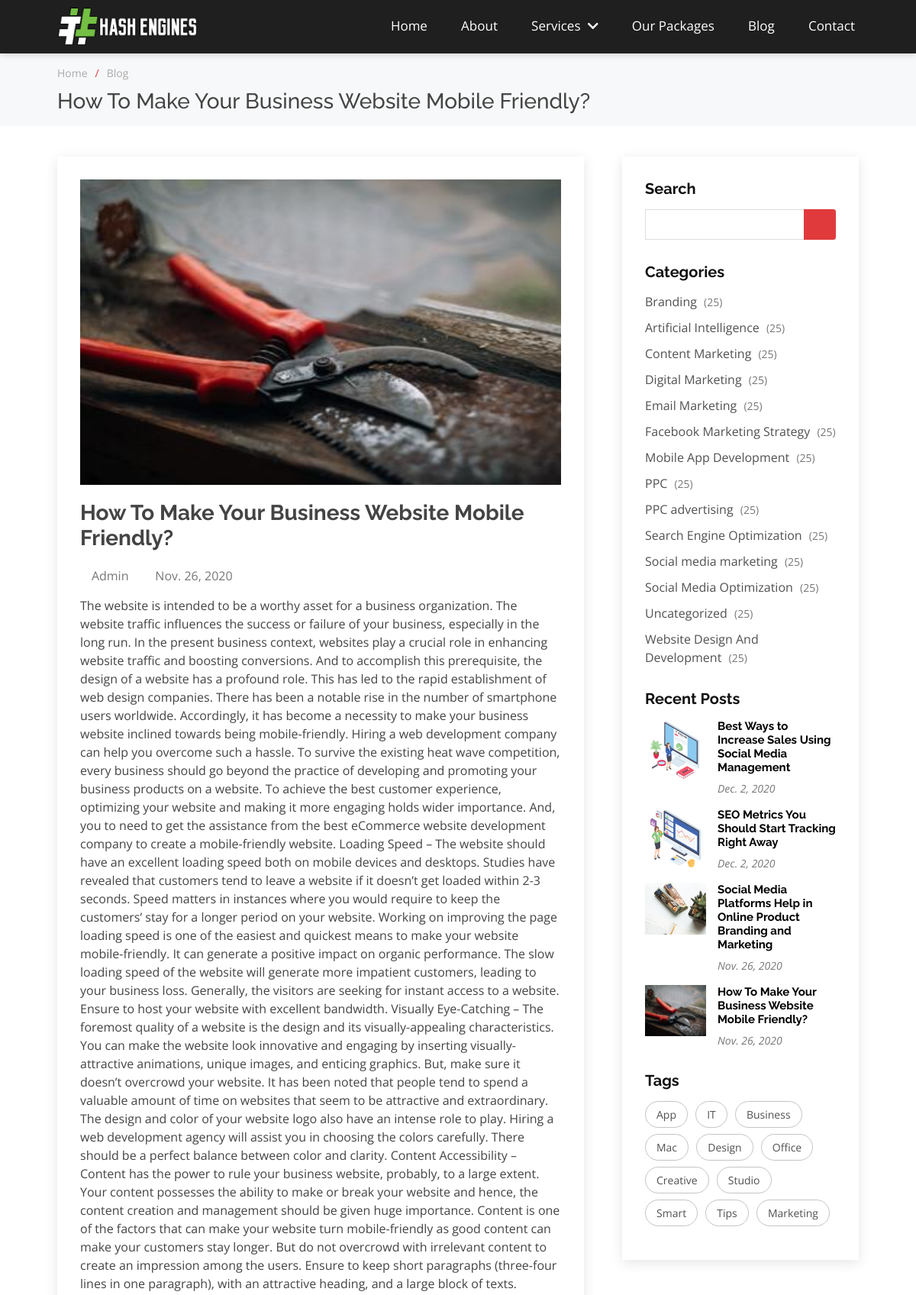
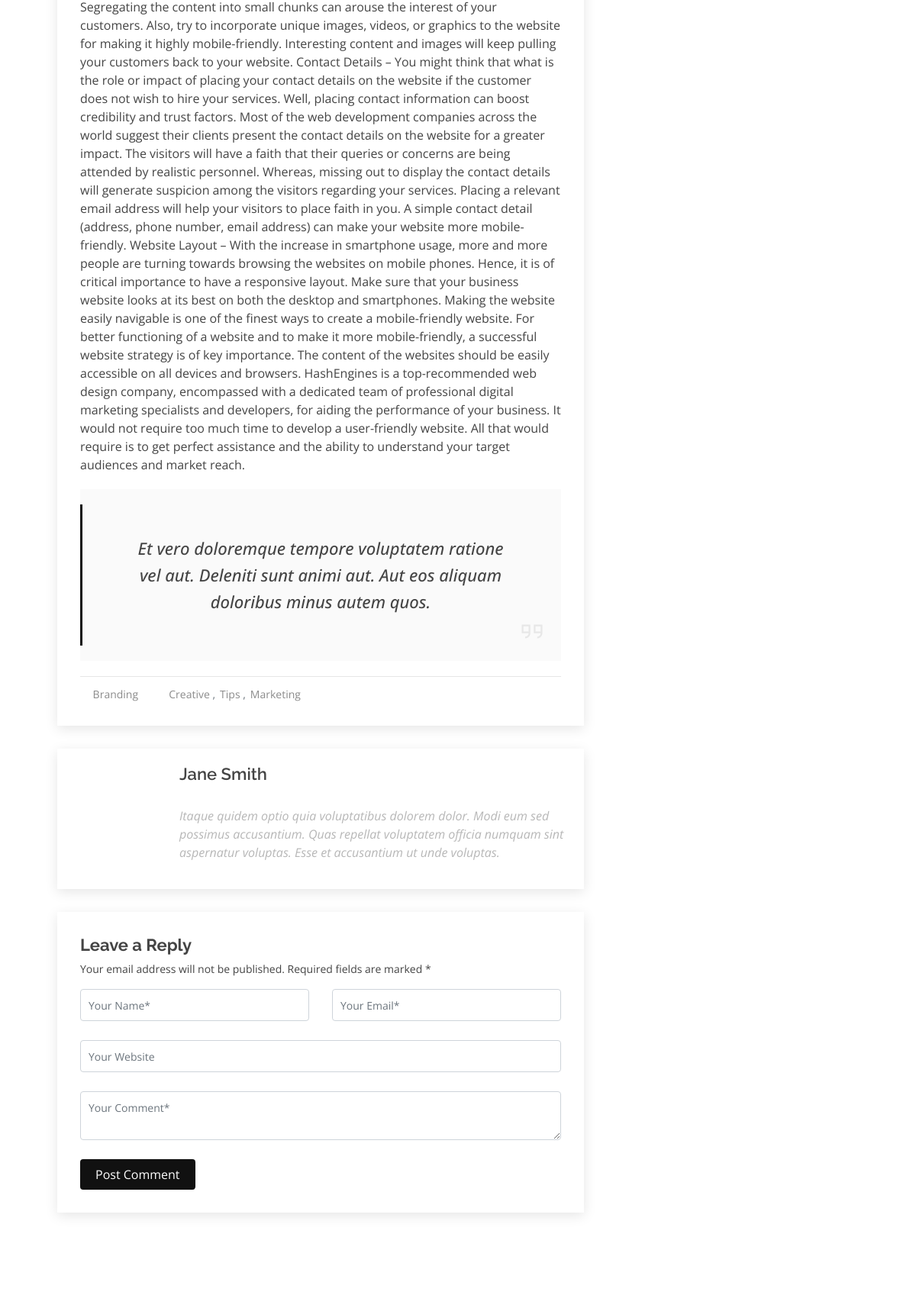
/blog/website-mobile-friendly (upper part), run on the app's committed database (2 pictures, top to bottom).
### blogs/models.py (models this page shows, shortened)
class Blog(models.Model):
    link = models.SlugField(max_length=256,unique=True)
    blogimage = models.ImageField(upload_to='blogs/')
    title = models.CharField(max_length=256,unique=True)
    category = models.ForeignKey(to=BlogCategory, on_delete = models.CASCADE)
    author = models.ForeignKey(to=Author,on_delete=models.CASCADE,default='Admin')
    description = models.TextField()
    metadescription = models.TextField(max_length=256, blank=False)
    metakeywords = models.TextField(max_length=256,default='')
    status = models.IntegerField(default=0,choices=BLOGS_STATUS)
    published = models.DateField()
    tags = TaggableManager()

class Author(models.Model):
    name = models.CharField(max_length=50,unique=True,default='Admin')
    email = models.CharField(max_length=50,unique=True)
    def __str__(self):
        return self.name

class BlogCategory(models.Model):
    postcategory = models.CharField(max_length=100, blank=False, unique=True)
    def __str__(self):
        return self.postcategory

### blogs/views.py (the view)
# urls.py: path('<slug:link>',BlogDetailPage,name='BlogDetailPage'),
def BlogDetailPage(request,link):
    getBlog = Blog.objects.filter(link=link)
    tags = [tag for tag in Blog.objects.all() if tag is not None]
    categories = BlogCategory.objects.all()
    recentpost = Blog.objects.filter(status=2).order_by('-published')[0:5]
    return render(
        request,'blogdetailpage.html',
        {
            'blog':getBlog,
            'categories':categories,
            'recentpost':recentpost,
            'tags':tags,
            'metatitle':Blog.objects.filter(link=link)[0]
        }
        )

### templates/blogdetailpage.html (shortened to what this page needs)
{% extends "home.html" %}
{% block content %}
{% for content in blog %}
<section class="breadcrumbs">
  <div class="container widthadjust">
    <ol>
      <li><a href="{% url 'home' %}">Home</a></li>
      <li><a href="{% url 'blogs' %}">Blog</a></li>
    </ol>
    <h2>{{content.title}}</h2>
  </div>
</section>
<section id="blog" class="blog">
  <div class="container widthadjust">
    <div class="row">
      <div class="col-lg-8 entries">
        <article class="entry entry-single">
          <div class='text-center'>
            <img src="{{content.blogimage.url}}" alt="{{content.link}}" class="img-fluid">
          </div>
          <h2 class="entry-title">
            {{content.title}}
          </h2>
          <div class="entry-meta">
            <ul>
              <li class="d-flex align-items-center"><i class="icofont-user"></i>{{content.author}}</li>
              <li class="d-flex align-items-center"><i class="icofont-wall-clock"></i></time>{{content.published}}</time></a></li>
            </ul>
          </div>
          <div class="entry-content">
            {{content.description | safe}}
            <blockquote>
              <i class="icofont-quote-left quote-left"></i>
              <p>
                Et vero doloremque tempore voluptatem ratione vel aut. Deleniti sunt animi aut. Aut eos aliquam doloribus minus autem quos.
              </p>
              <i class="las la-quote-right quote-right"></i>
              <i class="icofont-quote-right quote-right"></i>
            </blockquote>
          </div>
          <div class="entry-footer clearfix">
            <div class="float-left">
              <i class="icofont-folder"></i>
              <ul class="cats">
                <li><a href="#">{{content.category}}</a></li>
              </ul>
              <i class="icofont-tags"></i>
              <ul class="tags">
                <li><a href="#">Creative</a></li>
                <li><a href="#">Tips</a></li>
                <li><a href="#">Marketing</a></li>
              </ul>
            </div>
            <div class="float-right share">
              <a href="" title="Share on Twitter"><i class="icofont-twitter"></i></a>
              <a href="" title="Share on Facebook"><i class="icofont-facebook"></i></a>
              <a href="" title="Share on Instagram"><i class="icofont-instagram"></i></a>
            </div>
          </div>
        </article>
        {% endfor %}
        <div class="blog-author clearfix">
          <h4>Jane Smith</h4>
          <div class="social-links">
            <a href="https://twitters.com/#"><i class="icofont-twitter"></i></a>
            <a href="https://facebook.com/#"><i class="icofont-facebook"></i></a>
            <a href="https://instagram.com/#"><i class="icofont-instagram"></i></a>
          </div>
          <p>
            Itaque quidem optio quia voluptatibus dolorem dolor. Modi eum sed possimus accusantium. Quas repellat voluptatem officia numquam sint aspernatur voluptas. Esse et accusantium ut unde voluptas.
          </p>
        </div>
        <div class="blog-comments">
          <div class="reply-form">
            <h4>Leave a Reply</h4>
            <p>Your email address will not be published. Required fields are marked * </p>
            <form action="">
              <div class="row">
                <div class="col-md-6 form-group">
                  <input name="name" type="text" class="form-control" placeholder="Your Name*">
                </div>
                <div class="col-md-6 form-group">
                  <input name="email" type="text" class="form-control" placeholder="Your Email*">
                </div>
              </div>
              <div class="row">
                <div class="col form-group">
                  <input name="website" type="text" class="form-control" placeholder="Your Website">
                </div>
              </div>
              <div class="row">
                <div class="col form-group">
                  <textarea name="comment" class="form-control" placeholder="Your Comment*"></textarea>
                </div>
              </div>
              <button type="submit" class="btn btn-primary">Post Comment</button>
            </form>
          </div>
        </div>
      </div>
      <div class="col-lg-4">
        <div class="sidebar">
          <h3 class="sidebar-title">Search</h3>
          <div class="sidebar-item search-form">
            <form action="">
              <input type="text">
              <button type="submit"><i class="icofont-search"></i></button>
            </form>
          </div>
          <h3 class="sidebar-title">Categories</h3>
          <div class="sidebar-item categories">
            <ul>
              {% for category in categories %}
              <li><a href="#">{{category}} <span>(25)</span></a></li>
              {% endfor %}
            </ul>
          </div>
          <h3 class="sidebar-title">Recent Posts</h3>
          <div class="sidebar-item recent-posts">
            {% for post in recentpost %}
            <div class="post-item clearfix">
              <img src="{{post.blogimage.url}}" alt="{{post.title}}">
              <h4><a href="{% url 'BlogDetailPage' post.link %}">{{post.title}}</a></h4>
              <time datetime="2020-01-01">{{post.published}}</time>
            </div>
            {% endfor %}
          </div>
          <h3 class="sidebar-title">Tags</h3>
          <div class="sidebar-item tags">
            <ul>
              <li><a href="#">App</a></li>
              <li><a href="#">IT</a></li>
              <li><a href="#">Business</a></li>
              <li><a href="#">Mac</a></li>
              <li><a href="#">Design</a></li>
              <li><a href="#">Office</a></li>
              <li><a href="#">Creative</a></li>
              <li><a href="#">Studio</a></li>
              <li><a href="#">Smart</a></li>
              <li><a href="#">Tips</a></li>
              <li><a href="#">Marketing</a></li>
            </ul>
          </div>
        </div>
      </div>
    </div>
  </div>
</section>
{% endblock %}

### static/assets/css/header.css (style rules this page uses)
a { text-decoration: none; }
.container { width: 90%;max-width:1170px;margin:0 auto; }

### data on the page
Blog: title "How To Make Your Business Website Mobile Friendly?", blogimage (picture), author "Admin", published "Nov. 26, 2020", description "The website is intended to be a worthy asset for a business organization. The website traffic influences the success or failure of your business, especially in the long run. In the present business context, websites play a crucial role in enhancing website traffic and boosting conversions. And to accomplish this prerequisite, the design of a website has a profound role. This has led to the rapid establishment of web design companies. There has been a notable rise in the number of smartphone users worldwide. Accordingly, it has become a necessity to make your business website inclined towards being mobile-friendly. Hiring a web development company can help you overcome such a hassle. To…", category "Branding"
BlogCategory: postcategory "Branding"
BlogCategory: postcategory "Artificial Intelligence"
BlogCategory: postcategory "Content Marketing"
BlogCategory: postcategory "Digital Marketing"
BlogCategory: postcategory "Email Marketing"
BlogCategory: postcategory "Facebook Marketing Strategy"
BlogCategory: postcategory "Mobile App Development"
BlogCategory: postcategory "PPC"
BlogCategory: postcategory "PPC advertising"
BlogCategory: postcategory "Search Engine Optimization"
BlogCategory: postcategory "Social media marketing"
BlogCategory: postcategory "Social Media Optimization"
BlogCategory: postcategory "Uncategorized"
BlogCategory: postcategory "Website Design And Development"
Blog: blogimage (picture), title "Best Ways to Increase Sales Using Social Media Management", published "Dec. 2, 2020"
Blog: blogimage (picture), title "SEO Metrics You Should Start Tracking Right Away", published "Dec. 2, 2020"
Blog: blogimage (picture), title "Social Media Platforms Help in Online Product Branding and Marketing", published "Nov. 26, 2020"
